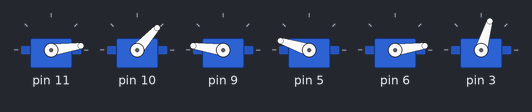
Bench run of a sketch on a simulated Arduino Uno, built with avr-gcc and run on an emulated ATmega328P. Parts: 6 × servo.

Above: at 11.17 s.
At 21.8 s:
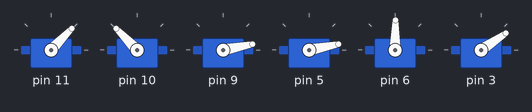
At 25.4 s:
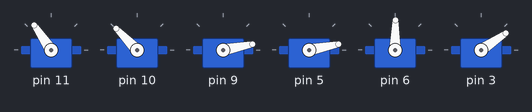
At 27.4 s:
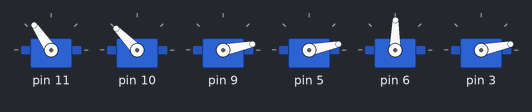
At 31.2 s:
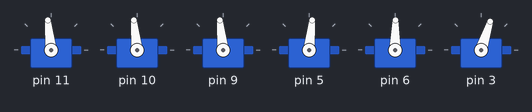
At 38.0 s:
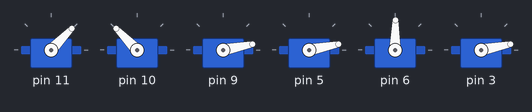
Timing chart, 0 to 40.0 s (numbered marks = the images above):
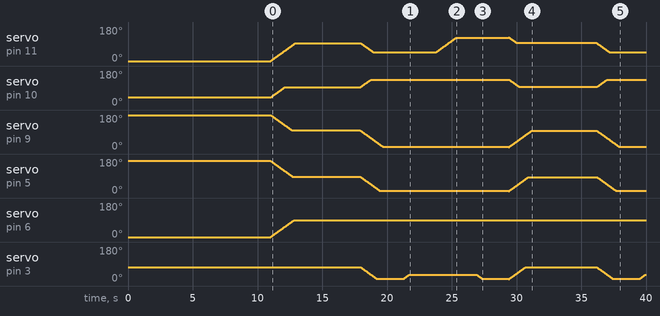

The sketch:

testbraccio90.ino
```cpp
#include <Braccio.h>
#include <Servo.h>

Servo base;
Servo shoulder;
Servo elbow;
Servo wrist_ver;
Servo wrist_rot;
Servo gripper;

void setup()
{
    Braccio.begin();
    delay(5000);
}

void loop()
{
                       //(step delay    M1,  M2,   M3,   M4,  M5,  M6);
    Braccio.ServoMovement(20,           95,  95,   97,   85,  90,  73);
    delay(5000);
    Braccio.ServoMovement(20,           45, 135,   10,   10,  90,  10);
    delay(1500);
    Braccio.ServoMovement(20,           45, 135,   10,   10,  90,  35);
    delay(2000);
    Braccio.ServoMovement(20,           125, 135,   10,   10,  90,  35);
    delay(1500);
    Braccio.ServoMovement(20,           125, 135,   10,   10,  90,  10);
    delay(2000);
}
```

Measured:
- by itself, servo on pin 6: moves from 0° to 89° over 1.8 s
